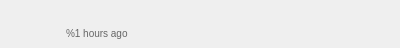
<?xml version="1.0" encoding="UTF-8"?>
<ui version="4.0">
 <class>RecentFile</class>
 <widget class="QWidget" name="RecentFile">
  <property name="geometry">
   <rect>
    <x>0</x>
    <y>0</y>
    <width>400</width>
    <height>48</height>
   </rect>
  </property>
  <property name="sizePolicy">
   <sizepolicy hsizetype="Preferred" vsizetype="Preferred">
    <horstretch>0</horstretch>
    <verstretch>0</verstretch>
   </sizepolicy>
  </property>
  <property name="minimumSize">
   <size>
    <width>400</width>
    <height>48</height>
   </size>
  </property>
  <property name="maximumSize">
   <size>
    <width>400</width>
    <height>48</height>
   </size>
  </property>
  <property name="windowTitle">
   <string/>
  </property>
  <property name="styleSheet">
   <string notr="true"/>
  </property>
  <layout class="QHBoxLayout" name="horizontalLayout">
   <property name="spacing">
    <number>0</number>
   </property>
   <property name="leftMargin">
    <number>0</number>
   </property>
   <property name="topMargin">
    <number>0</number>
   </property>
   <property name="rightMargin">
    <number>0</number>
   </property>
   <property name="bottomMargin">
    <number>0</number>
   </property>
   <item>
    <widget class="QPushButton" name="lFileType">
     <property name="sizePolicy">
      <sizepolicy hsizetype="Fixed" vsizetype="Fixed">
       <horstretch>0</horstretch>
       <verstretch>0</verstretch>
      </sizepolicy>
     </property>
     <property name="minimumSize">
      <size>
       <width>59</width>
       <height>48</height>
      </size>
     </property>
     <property name="maximumSize">
      <size>
       <width>59</width>
       <height>48</height>
      </size>
     </property>
     <property name="styleSheet">
      <string notr="true">border: none;
padding-left: 16px;</string>
     </property>
     <property name="text">
      <string/>
     </property>
     <property name="iconSize">
      <size>
       <width>48</width>
       <height>48</height>
      </size>
     </property>
     <property name="flat">
      <bool>true</bool>
     </property>
    </widget>
   </item>
   <item>
    <widget class="QWidget" name="wText" native="true">
     <property name="minimumSize">
      <size>
       <width>288</width>
       <height>48</height>
      </size>
     </property>
     <property name="maximumSize">
      <size>
       <width>288</width>
       <height>48</height>
      </size>
     </property>
     <property name="contextMenuPolicy">
      <enum>Qt::CustomContextMenu</enum>
     </property>
     <property name="styleSheet">
      <string notr="true"/>
     </property>
     <layout class="QVBoxLayout" name="verticalLayout">
      <property name="spacing">
       <number>0</number>
      </property>
      <property name="leftMargin">
       <number>7</number>
      </property>
      <property name="topMargin">
       <number>6</number>
      </property>
      <property name="bottomMargin">
       <number>6</number>
      </property>
      <item>
       <widget class="QLabel" name="lFileName">
        <property name="sizePolicy">
         <sizepolicy hsizetype="Preferred" vsizetype="Preferred">
          <horstretch>0</horstretch>
          <verstretch>0</verstretch>
         </sizepolicy>
        </property>
        <property name="minimumSize">
         <size>
          <width>270</width>
          <height>0</height>
         </size>
        </property>
        <property name="maximumSize">
         <size>
          <width>270</width>
          <height>16777215</height>
         </size>
        </property>
        <property name="styleSheet">
         <string notr="true">#lFileName
{
font: &quot;Helvetica&quot;;
font-size: 12px;
font-weight: normal;
color: #333333;
}
</string>
        </property>
        <property name="text">
         <string/>
        </property>
       </widget>
      </item>
      <item>
       <widget class="QLabel" name="lTime">
        <property name="styleSheet">
         <string notr="true">#lTime
{
font: &quot;Helvetica&quot;;
font-size: 10px;
font-weight: normal;
color: #666666;
}</string>
        </property>
        <property name="text">
         <string>%1 hours ago</string>
        </property>
       </widget>
      </item>
     </layout>
    </widget>
   </item>
   <item>
    <widget class="QWidget" name="s1" native="true">
     <property name="minimumSize">
      <size>
       <width>7</width>
       <height>48</height>
      </size>
     </property>
     <property name="maximumSize">
      <size>
       <width>7</width>
       <height>48</height>
      </size>
     </property>
    </widget>
   </item>
   <item>
    <widget class="QWidget" name="v" native="true">
     <property name="minimumSize">
      <size>
       <width>30</width>
       <height>48</height>
      </size>
     </property>
     <property name="maximumSize">
      <size>
       <width>30</width>
       <height>48</height>
      </size>
     </property>
     <layout class="QVBoxLayout" name="verticalLayout_2">
      <property name="spacing">
       <number>0</number>
      </property>
      <property name="leftMargin">
       <number>2</number>
      </property>
      <property name="topMargin">
       <number>0</number>
      </property>
      <property name="rightMargin">
       <number>0</number>
      </property>
      <property name="bottomMargin">
       <number>0</number>
      </property>
      <item>
       <widget class="QPushButton" name="pArrow">
        <property name="sizePolicy">
         <sizepolicy hsizetype="Maximum" vsizetype="Maximum">
          <horstretch>0</horstretch>
          <verstretch>0</verstretch>
         </sizepolicy>
        </property>
        <property name="minimumSize">
         <size>
          <width>24</width>
          <height>24</height>
         </size>
        </property>
        <property name="maximumSize">
         <size>
          <width>16777215</width>
          <height>16777215</height>
         </size>
        </property>
        <property name="toolTip">
         <string>Get MEGA link</string>
        </property>
        <property name="styleSheet">
         <string notr="true">QPushButton
{
	image: url(://images/tray_share_ico.png);

}
QPushButton:hover
{
	image: url(://images/tray_share_over_ico.png);

}</string>
        </property>
        <property name="text">
         <string/>
        </property>
        <property name="iconSize">
         <size>
          <width>24</width>
          <height>24</height>
         </size>
        </property>
        <property name="autoDefault">
         <bool>true</bool>
        </property>
        <property name="flat">
         <bool>true</bool>
        </property>
       </widget>
      </item>
     </layout>
    </widget>
   </item>
   <item>
    <widget class="QWidget" name="s2" native="true">
     <property name="minimumSize">
      <size>
       <width>16</width>
       <height>48</height>
      </size>
     </property>
     <property name="maximumSize">
      <size>
       <width>16</width>
       <height>48</height>
      </size>
     </property>
    </widget>
   </item>
  </layout>
 </widget>
 <resources/>
 <connections/>
</ui>
